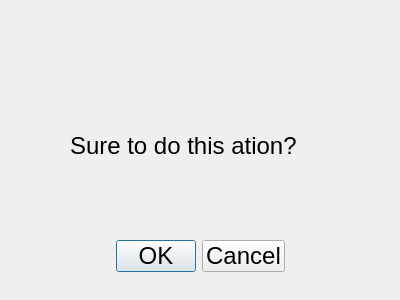
<?xml version="1.0" encoding="UTF-8"?>
<ui version="4.0">
 <class>secondary_confirm</class>
 <widget class="QDialog" name="secondary_confirm">
  <property name="geometry">
   <rect>
    <x>0</x>
    <y>0</y>
    <width>400</width>
    <height>300</height>
   </rect>
  </property>
  <property name="font">
   <font>
    <pointsize>18</pointsize>
   </font>
  </property>
  <property name="windowTitle">
   <string>secondary confirm</string>
  </property>
  <widget class="QDialogButtonBox" name="buttonBox">
   <property name="geometry">
    <rect>
     <x>30</x>
     <y>240</y>
     <width>341</width>
     <height>32</height>
    </rect>
   </property>
   <property name="orientation">
    <enum>Qt::Horizontal</enum>
   </property>
   <property name="standardButtons">
    <set>QDialogButtonBox::Cancel|QDialogButtonBox::Ok</set>
   </property>
   <property name="centerButtons">
    <bool>true</bool>
   </property>
  </widget>
  <widget class="QLabel" name="label">
   <property name="geometry">
    <rect>
     <x>70</x>
     <y>120</y>
     <width>311</width>
     <height>51</height>
    </rect>
   </property>
   <property name="text">
    <string>Sure to do this ation?</string>
   </property>
  </widget>
 </widget>
 <resources/>
 <connections>
  <connection>
   <sender>buttonBox</sender>
   <signal>accepted()</signal>
   <receiver>secondary_confirm</receiver>
   <slot>accept()</slot>
   <hints>
    <hint type="sourcelabel">
     <x>248</x>
     <y>254</y>
    </hint>
    <hint type="destinationlabel">
     <x>157</x>
     <y>274</y>
    </hint>
   </hints>
  </connection>
  <connection>
   <sender>buttonBox</sender>
   <signal>rejected()</signal>
   <receiver>secondary_confirm</receiver>
   <slot>reject()</slot>
   <hints>
    <hint type="sourcelabel">
     <x>316</x>
     <y>260</y>
    </hint>
    <hint type="destinationlabel">
     <x>286</x>
     <y>274</y>
    </hint>
   </hints>
  </connection>
 </connections>
</ui>
